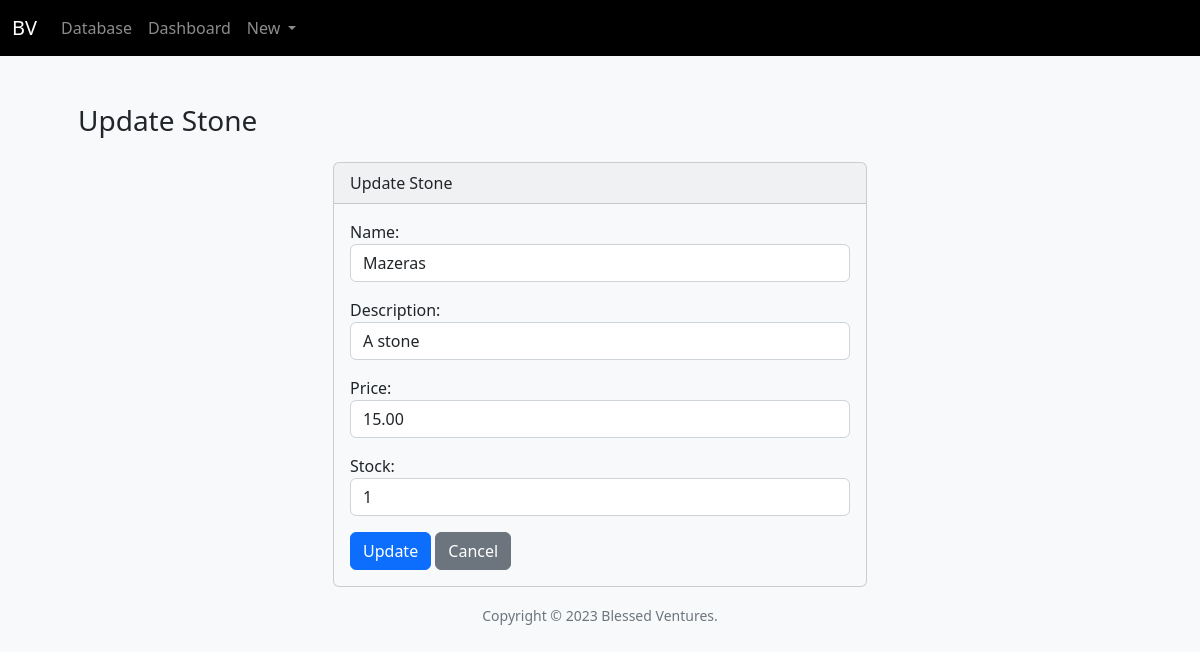
The app's page /edit/1/, older data.
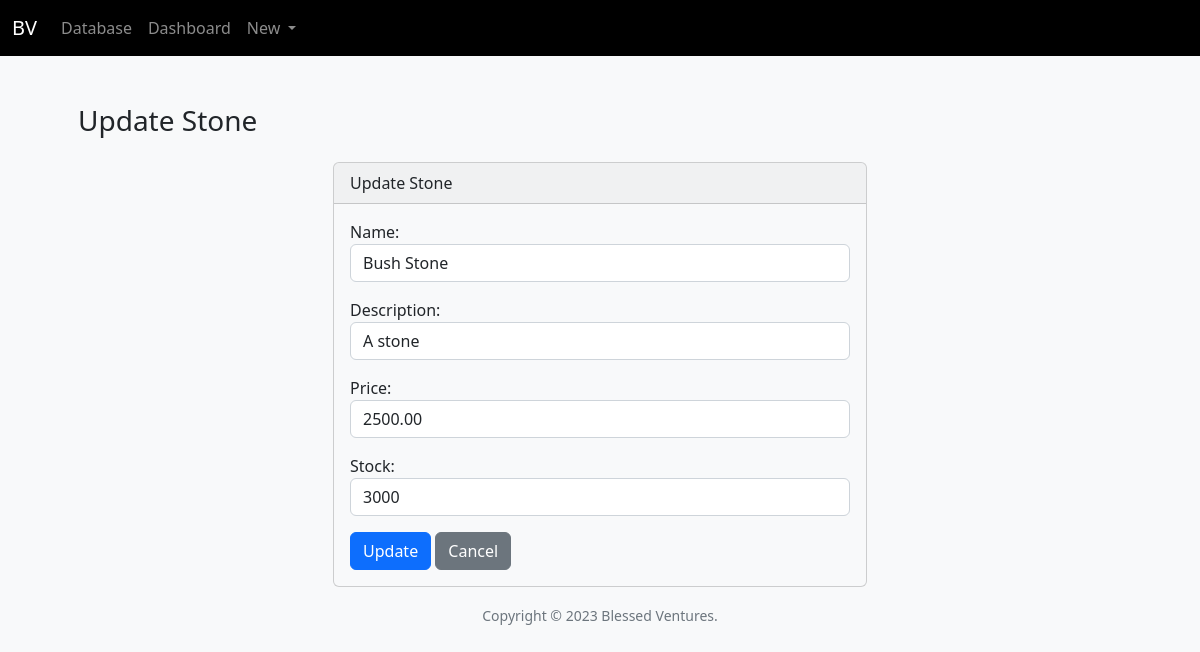
The same page, newer data.
### mazeras/models.py (models this page shows, shortened)
class Stone(models.Model):
    name = models.CharField(max_length=100)
    description = models.TextField()
    price = models.DecimalField(max_digits=10, decimal_places=2)
    stock = models.PositiveIntegerField(default=0)

### mazeras/views.py (the view)
# urls.py: path('edit/<int:id>/', views.edit, name='edit'),
def edit(request, id):
    if request.method == "POST":
        stone = Stone.objects.get(pk=id)
        form = StoneForm(request.POST, instance=stone)
        if form.is_valid():
            form.save()
            return render(request, 'mazeras/edit.html', {
                'form': form,
                'success': True
            })
    else:
        stone = Stone.objects.get(pk=id)
        form = StoneForm(instance=stone)
    return render(request, 'mazeras/edit.html', {
        'form': form,
    })

### mazeras/forms.py
class StoneForm(forms.ModelForm):
    class Meta:
        model = Stone
        fields = ['name', 'description', 'price', 'stock']
        labels = {
            'name': 'Name',
            'description': 'Description',
            'price': 'Price',
            'stock': 'Stock',
        }
        widgets = {
            'name': forms.TextInput(attrs={'class': 'form-control'}),
            'description': forms.TextInput(attrs={'class': 'form-control'}),
            'price': forms.NumberInput(attrs={'class': 'form-control'}),
            'stock': forms.NumberInput(attrs={'class': 'form-control'}),
        }

### mazeras/templates/mazeras/edit.html
{% extends 'mazeras/base.html' %}{% load static %} {% block body %}
<h3 class="m-4">Update Stone</h3>
{% if success %}
<div class="alert alert-success" role="alert">
  Stone updated.
  <a href="{% url 'index' %}" class="alert-link">Back Home.</a>
</div>
{% else %}
<div class="row justify-content-center">
  <div class="col-6">
    <div class="card bg-light mb-3">
      <div class="card-header">Update Stone</div>
      <div class="card-body">
        <form action="" method="POST">
          {% csrf_token %} {{ form.as_p }}
          <button class="btn btn-primary">Update</button>
          <a class="btn btn-secondary" href="{% url 'index' %}">Cancel</a>
        </form>
      </div>
    </div>
  </div>
</div>
{% endif %} {% endblock %}

Row changes from the older to the newer data that the page shows:
changed Stone "A stone": name "Mazeras" → "Bush Stone"; price "15.00" → "2500.00"; stock "1" → "3000"
